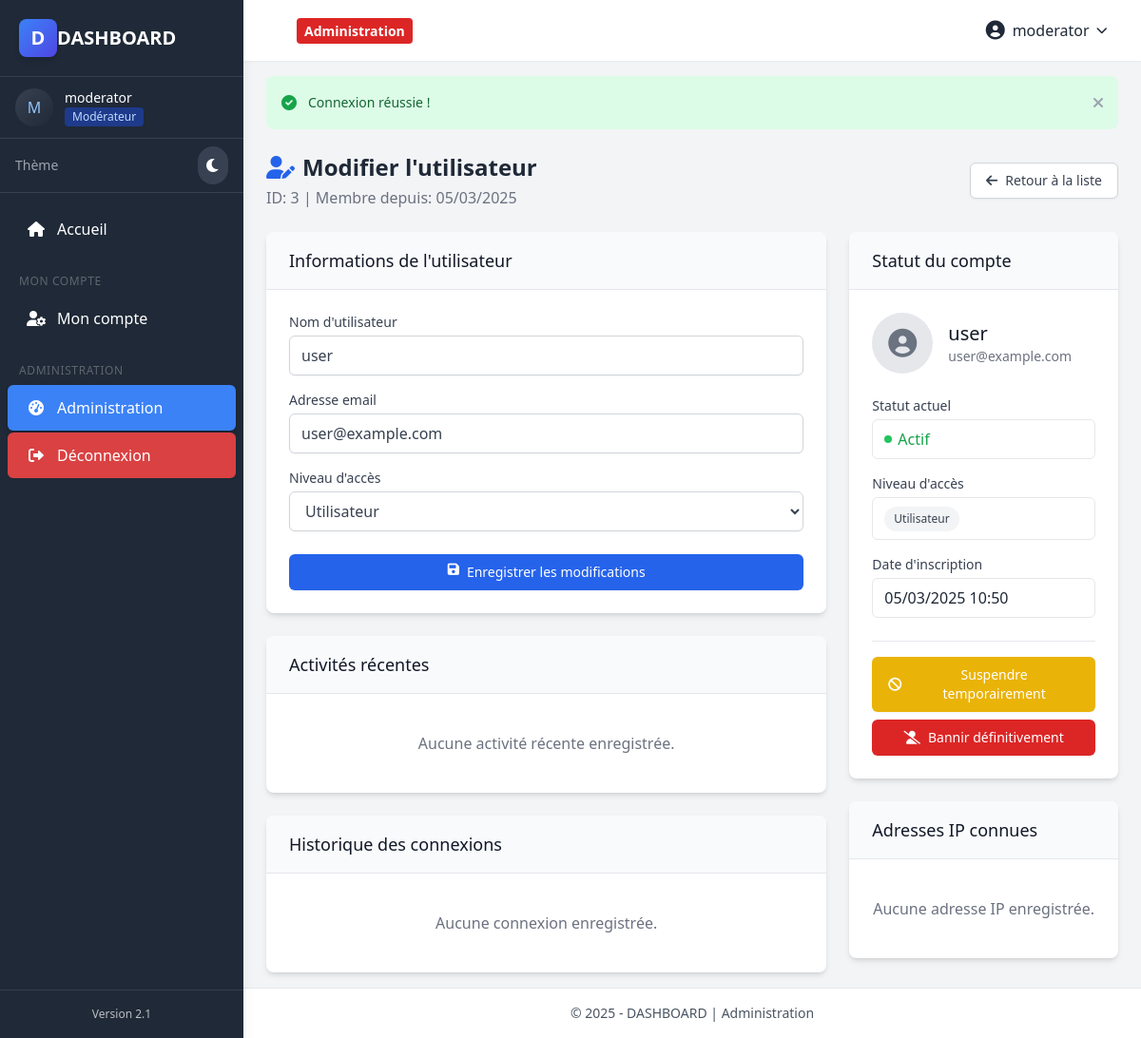
Screenshot of /admin/user-edit.php?id=3 (signed in) with the database file from the repository.
### tables this page shows
CREATE TABLE IF NOT EXISTS `users` (
  `id` int NOT NULL AUTO_INCREMENT,
  `username` varchar(30) NOT NULL,
  `email` varchar(100) NOT NULL,
  `password` varchar(255) NOT NULL,
  `user_level` int NOT NULL DEFAULT '1' COMMENT '1=Regular, 2=Moderator, 3=Admin, 4=SuperAdmin',
  `status` varchar(20) NOT NULL DEFAULT 'active' COMMENT 'active, banned, suspended',
  `ban_expires` datetime DEFAULT NULL COMMENT 'Date when temporary ban expires',
  `created_at` datetime NOT NULL,
  `updated_at` datetime DEFAULT CURRENT_TIMESTAMP ON UPDATE CURRENT_TIMESTAMP,
  `last_login` datetime DEFAULT NULL COMMENT 'Last successful login date',
  `email_verified` tinyint(1) NOT NULL DEFAULT '0' COMMENT 'Email verification status',
  `profile_image` varchar(255) DEFAULT NULL COMMENT 'Profile image path',
  PRIMARY KEY (`id`),
  UNIQUE KEY `username` (`username`),
  UNIQUE KEY `email` (`email`)
);

### admin/user-edit.php (the view, shortened to what the rows shown need)
<?php
require_once '../includes/admin-header.php';
$userId = (int)$_GET['id'];
$user = getUserById($userId);
?>
<div class="mb-6 flex flex-col md:flex-row md:items-center md:justify-between">
    <div>
        <h1 class="text-2xl font-bold flex items-center text-gray-800">
            <i class="fas fa-user-edit mr-2 text-blue-600"></i> Modifier l'utilisateur
        </h1>
        <p class="text-gray-500 mt-1">ID: <?= $user['id'] ?> | Membre depuis: <?= date('d/m/Y', strtotime($user['created_at'])) ?></p>
    </div>
</div>
<div class="grid grid-cols-1 lg:grid-cols-3 gap-6">
    <div class="lg:col-span-2">
        <div class="bg-white rounded-lg shadow-md overflow-hidden mb-6">
            <div class="p-6">
                <form action="user-edit.php?id=<?= $user['id'] ?>" method="POST" novalidate>
                    <div class="mb-4">
                        <label for="username" class="block text-sm font-medium text-gray-700 mb-1">Nom d'utilisateur</label>
                        <input type="text" class="form-control" id="username" name="username" value="<?= escapeString($user['username']) ?>" required>
                    </div>
                    <div class="mb-4">
                        <label for="email" class="block text-sm font-medium text-gray-700 mb-1">Adresse email</label>
                        <input type="email" class="form-control" id="email" name="email" value="<?= escapeString($user['email']) ?>" required>
                    </div>
                    <div class="mb-6">
                        <label for="user_level" class="block text-sm font-medium text-gray-700 mb-1">Niveau d'accès</label>
                        <select class="form-control" id="user_level" name="user_level">
                            <option value="<?= USER_LEVEL_REGULAR ?>" <?= $user['user_level'] == USER_LEVEL_REGULAR ? 'selected' : '' ?>>
                                Utilisateur
                            </option>
                        </select>
                    </div>
                </form>
            </div>
        </div>
    </div>
    <div class="lg:col-span-1">
        <div class="bg-white rounded-lg shadow-md overflow-hidden mb-6">
            <div class="p-6">
                <div class="flex items-center mb-6">
                    <div class="ml-4">
                        <h2 class="text-xl font-medium text-gray-900"><?= escapeString($user['username']) ?></h2>
                        <p class="text-sm text-gray-500"><?= escapeString($user['email']) ?></p>
                    </div>
                </div>
                <div class="mb-4">
                    <div class="px-3 py-2 rounded-md border border-gray-200">
                        <?php
                        $statusClass = '';
                        switch ($user['status']) {
                            case USER_STATUS_ACTIVE:
                                $statusClass = 'status-active';
                                break;
                        }
                        ?>
                        <span class="<?= $statusClass ?>">
                            <?= getUserStatusText($user['status'], $user['ban_expires'] ?? null) ?>
                        </span>
                    </div>
                </div>
                <div class="mb-4">
                    <div class="px-3 py-2 rounded-md border border-gray-200">
                        <span class="user-level user-level-<?= $user['user_level'] ?>">
                            <?= getUserLevelText($user['user_level']) ?>
                        </span>
                    </div>
                </div>
                <div class="mb-6">
                    <div class="flex justify-between mb-1">
                        <span class="text-sm font-medium text-gray-700">Date d'inscription</span>
                    </div>
                    <div class="px-3 py-2 rounded-md border border-gray-200">
                        <?= date('d/m/Y H:i', strtotime($user['created_at'])) ?>
                    </div>
                </div>
            </div>
        </div>
    </div>
</div>
<?php require_once '../includes/admin-footer.php'; ?>

### includes/admin-header.php (shortened to what the rows shown need)
<?php
require_once '../includes/functions.php';
require_once '../includes/auth.php';
requireAccess(USER_LEVEL_MODERATOR, '../index.php');
?>
<!DOCTYPE html>
<html lang="fr">
<head>
    <script src="https://cdn.tailwindcss.com"></script>
    <link rel="stylesheet" href="https://cdnjs.cloudflare.com/ajax/libs/font-awesome/6.0.0/css/all.min.css">
    <link rel="stylesheet" href="https://cdn.datatables.net/1.11.5/css/jquery.dataTables.min.css">
</head>
<body>
    <div class="dashboard-layout">
        <?php include '../includes/sidebar.php'; ?>
        <div class="main-content">
            <header class="top-header">
                <div class="container px-4">
                    <div class="header-content">
                        <div class="user-info">
                            <?php if (isLoggedIn()): ?>
                                <?php $user = getUserById($_SESSION['user_id']); ?>
                                <div class="relative group">
                                    <button class="flex items-center space-x-2 hover:text-blue-600 focus:outline-none" type="button" id="userDropdown">
                                        <i class="fas fa-user-circle text-xl"></i>
                                        <span><?= escapeString($user['username']) ?></span>
                                        <i class="fas fa-chevron-down text-xs"></i>
                                    </button>
                                </div>
                            <?php endif; ?>
                        </div>
                    </div>
                </div>
            </header>
            <div class="container px-6 py-4">

### includes/sidebar.php (shortened to what the rows shown need)
<?php
$loggedUser = isLoggedIn() ? getUserById($_SESSION['user_id']) : null;
?>
<div class="sidebar transition-all duration-300">
    <?php if ($loggedUser): ?>
    <div class="px-4 py-3 border-b border-gray-700">
        <div class="flex items-center space-x-3">
            <div class="flex-shrink-0">
                <?php if (!empty($loggedUser['profile_image'])): ?>
                    <img src="<?= $loggedUser['profile_image'] ?>" alt="Avatar" class="h-10 w-10 rounded-full object-cover border-2 border-blue-400">
                <?php else: ?>
                    <div class="h-10 w-10 rounded-full bg-gradient-to-br from-gray-700 to-gray-800 flex items-center justify-center text-blue-300 font-medium">
                        <?= strtoupper(substr($loggedUser['username'], 0, 1)) ?>
                    </div>
                <?php endif; ?>
            </div>
            <div class="flex-1 min-w-0">
                <p class="text-sm font-medium text-white truncate">
                    <?= escapeString($loggedUser['username']) ?>
                </p>
                <p class="text-xs text-gray-400 truncate">
                    <span class="inline-flex items-center px-2 py-0.5 rounded text-xs font-medium bg-blue-900 text-blue-200">
                        <?= getUserLevelText($loggedUser['user_level']) ?>
                    </span>
                </p>
            </div>
        </div>
    </div>
    <?php endif; ?>
</div>

### rows the page displays
users: username "M", username "moderator", user_level "Modérateur"
users: id "3", created_at "05/03/2025", username "user", email "user@example.com", user_level "Utilisateur", status+ban_expires "Actif", created_at "05/03/2025 10:50"

### other values shown
substr(APP_NAME, 0, 1) "D"
APP_NAME "DASHBOARD"
APP_VERSION "2.1"
$_SESSION['flash_message'] "Connexion réussie !"
